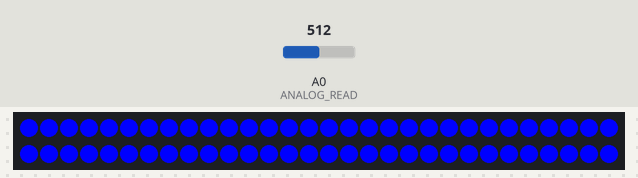
A sketch run on a simulated Arduino Uno, built with avr-gcc and run on an emulated ATmega328P. Parts: 60 RGB LEDs in strip order, left to right, continuing on the next row. Inputs (shaded band) come from the test bench; at power-on: A0 (ANALOG_READ) = 512.

Above: at 0.1 s.
At 2.29 s:
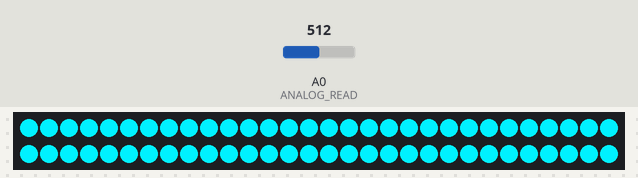
2.3 s: A0 (ANALOG_READ) set to 190
3.8 s: A0 (ANALOG_READ) set to 210
6.5 s: A0 (ANALOG_READ) set to 122
At 7.3 s:
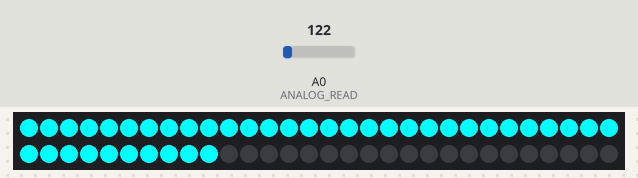
Timing chart, 0 to 9.5 s (numbered marks = the images above; inputs shaded):
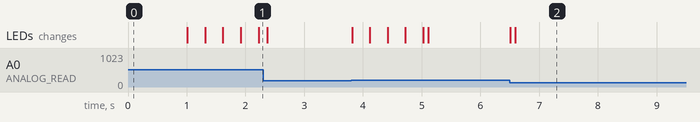

The sketch:

script_arduino_audio_reactive.ino
```cpp
#include <FastLED.h>
//La cantidad de LEDs en la configuración
#define NUM_LEDS 60
//El pin que controla los LEDs
#define LED_PIN 6
//El pin en el que leemos los valores del sensor
#define ANALOG_READ 0
// Valor bajo y valor máximo del micrófono confirmado
#define MIC_LOW 0.0
#define MIC_HIGH 200.0
//¿Cuántos valores anteriores del sensor afectan el promedio operativo?
#define AVGLEN 5
//Cuántos valores anteriores del sensor deciden si estamos en un pico/ALTO (por ejemplo, en una canción)
#define LONG_SECTOR 20
#define HIGH 3
#define NORMAL 2
//¿Cuánto tiempo mantenemos el sonido de "promedio actual", antes de reiniciar la medición?
#define MSECS 30 * 1000
#define CYCLES MSECS / DELAY
/*A veces las lecturas son incorrectas o extrañas. ¿Cuánto se permite una lectura?
desviarse del promedio para no ser descartado? **/
#define DEV_THRESH 0.8
//Retraso del bucle de Arduino
#define DELAY 1
float fscale( float originalMin, float originalMax, float newBegin, float newEnd, float inputValue, float curve);
void insert(int val, int *avgs, int len);
int compute_average(int *avgs, int len);
void visualize_music();
//Cuantos LEDs mostramos
int curshow = NUM_LEDS;
/*Todavía no se usa realmente. Pensado para poder cambiar entre sonido reactivo
modo, y pulsación de degradado general/color estático*/
int mode = 0;
//Mostrando diferentes colores según el modo.
int songmode = NORMAL;
//Medida de sonido promedio últimos CICLOS
unsigned long song_avg;
//La cantidad de iteraciones desde que se restableció el song_avg
int iter = 0;
// La velocidad a la que los LED se vuelven negros si no se vuelven a encender
float fade_scale = 1.2;
// Matriz de leds
CRGB leds[NUM_LEDS];
/* Promedio de sonido corto utilizado para "normalizar" los valores de entrada.
Usamos el promedio corto en lugar de usar la entrada del sensor directamente */
int avgs[AVGLEN] = {-1};
// Promedio de sonido más largo
int long_avg[LONG_SECTOR] = {-1};
//Hacer un seguimiento de la frecuencia y el tiempo que llegamos a un modo determinado
struct time_keeping {
  unsigned long times_start;
  short times;
};
//Cuánto aumentar o disminuir cada color en cada ciclo
struct color {
  int r;
  int g;
  int b;
};
struct time_keeping high;
struct color Color;
void setup() {
  Serial.begin(9600);
  // Configure todas las luces para asegurarse de que todas funcionen como se esperaba
  FastLED.addLeds<NEOPIXEL, LED_PIN>(leds, NUM_LEDS);
  for (int i = 0; i < NUM_LEDS; i++)
    leds[i] = CRGB(0, 0, 255);
  FastLED.show();
  delay(1000);
  //promedio de arranque con algunos valores bajos
  for (int i = 0; i < AVGLEN; i++) {
    insert(250, avgs, AVGLEN);
  }
  //Valores iniciales
  high.times = 0;
  high.times_start = millis();
  Color.r = 0;
  Color.g = 0;
  Color.b = 1;
}
/*Con esto podemos cambiar el modo si queremos implementar un general
característica de la lámpara, con, por ejemplo, pulsaciones generales. tal vez si el
el sonido es bajo por un tiempo? */
void loop() {
  switch(mode) {
    case 0:
      visualize_music();
      break;
    default:
      break;
  }
    delay(DELAY);
    // retraso entre lecturas para la estabilidad
}
/**Función para comprobar si la lámpara debe entrar en modo ALTO,
o volver a NORMAL si ya está en ALTO. Si los sensores reportan valores
que son superiores a 1,1 veces los valores medios, y esto ha ocurrido
más de 30 veces los últimos milisegundos, entrará en modo ALTO.
TODO: No está muy bien escrito, elimine los valores codificados y hágalo más
reutilizable y configurable. */

void check_high(int avg) {
  if (avg > (song_avg/iter * 1.1))  {
    if (high.times != 0) {
      if (millis() - high.times_start > 200.0) {
        high.times = 0;
        songmode = NORMAL;
      } else {
        high.times_start = millis();
        high.times++;
      }
    } else {
      high.times++;
      high.times_start = millis();

    }
  }
  if (high.times > 30 && millis() - high.times_start < 50.0)
    songmode = HIGH;
  else if (millis() - high.times_start > 200) {
    high.times = 0;
    songmode = NORMAL;
  }
}
//Función principal para visualizar los sonidos en la lámpara
void visualize_music() {
  int sensor_value, mapped, avg, longavg;
  //Valor real del sensor
  sensor_value = analogRead(ANALOG_READ);
  //Si es 0, descartar inmediatamente. Probablemente no esté bien y ahorre CPU.
  if (sensor_value == 0)
    return;
  // Descartar las lecturas que se desvían demasiado del promedio anterior.
  mapped = (float)fscale(MIC_LOW, MIC_HIGH, MIC_LOW, (float)MIC_HIGH, (float)sensor_value, 2.0);
  avg = compute_average(avgs, AVGLEN);
  if (((avg - mapped) > avg*DEV_THRESH)) //|| ((avg - mapped) < -avg*DEV_THRESH))
    return;
  //Insertar nuevo promedio valores
  insert(mapped, avgs, AVGLEN);
  insert(avg, long_avg, LONG_SECTOR);
  // Calcular el valor del sensor "promedio de la canción"
  song_avg += avg;
  iter++;
  if (iter > CYCLES) {
    song_avg = song_avg / iter;
    iter = 1;
  }
  longavg = compute_average(long_avg, LONG_SECTOR);
  //Comprobamos si entramos en modo ALTO
  check_high(longavg);
  if (songmode == HIGH) {
    fade_scale = 3;
    Color.r = 5;
    Color.g = 3;
    Color.b = -1;
  }
  else if (songmode == NORMAL) {
    fade_scale = 2;
    Color.r = -1;
    Color.b = 2;
    Color.g = 1;
  }
  //Decide cuántos de los LED se encenderán
  curshow = fscale(MIC_LOW, MIC_HIGH, 0.0, (float)NUM_LEDS, (float)avg, -1);
  /*Configurar los diferentes leds. Control de valores demasiado altos y demasiado bajos.
           Algo divertido para probar: no tenga en cuenta el desbordamiento en una dirección,
     ¡aparecen algunos efectos de luz interesantes! */
  for (int i = 0; i < NUM_LEDS; i++)
    //The leds we want to show
    if (i < curshow) {
      if (leds[i].r + Color.r > 255)
        leds[i].r = 255;
      else if (leds[i].r + Color.r < 0)
        leds[i].r = 0;
      else
        leds[i].r = leds[i].r + Color.r;

      if (leds[i].g + Color.g > 255)
        leds[i].g = 255;
      else if (leds[i].g + Color.g < 0)
        leds[i].g = 0;
      else
        leds[i].g = leds[i].g + Color.g;

      if (leds[i].b + Color.b > 255)
        leds[i].b = 255;
      else if (leds[i].b + Color.b < 0)
        leds[i].b = 0;
      else
        leds[i].b = leds[i].b + Color.b;

    //Todos los demás LED comienzan su viaje de desvanecimiento hacia la eventual oscuridad total
    } else {
      leds[i] = CRGB(leds[i].r/fade_scale, leds[i].g/fade_scale, leds[i].b/fade_scale);
    }
  FastLED.show();
}
// Calcular el promedio de una matriz int, dado el puntero de inicio y la longitud
int compute_average(int *avgs, int len) {
  int sum = 0;
  for (int i = 0; i < len; i++)
    sum += avgs[i];

  return (int)(sum / len);

}

//Insertar un valor en una matriz y desplazarlo hacia abajo eliminando
// el primer valor si la matriz ya está llena
void insert(int val, int *avgs, int len) {
  for (int i = 0; i < len; i++) {
    if (avgs[i] == -1) {
      avgs[i] = val;
      return;
    }
  }

  for (int i = 1; i < len; i++) {
    avgs[i - 1] = avgs[i];
  }
  avgs[len - 1] = val;
}

//Función importada de la web de arduino.
//Básicamente mapa, pero con una curva en la escala (puede ser no uniforme).
float fscale( float originalMin, float originalMax, float newBegin, float
    newEnd, float inputValue, float curve){

  float OriginalRange = 0;
  float NewRange = 0;
  float zeroRefCurVal = 0;
  float normalizedCurVal = 0;
  float rangedValue = 0;
  boolean invFlag = 0;


  // parámetro de la curva de condición
  // rango limite

  if (curve > 10) curve = 10;
  if (curve < -10) curve = -10;

  curve = (curve * -.1) ;
  curve = pow(10, curve);

  // Comprobar valores de entrada fuera de rango
  if (inputValue < originalMin) {
    inputValue = originalMin;
  }
  if (inputValue > originalMax) {
    inputValue = originalMax;
  }

  // Referencia cero los valores
  OriginalRange = originalMax - originalMin;
  if (newEnd > newBegin){
    NewRange = newEnd - newBegin;
  }
  else
  {
    NewRange = newBegin - newEnd;
    invFlag = 1;
  }
  zeroRefCurVal = inputValue - originalMin;
  normalizedCurVal  =  zeroRefCurVal / OriginalRange;
  if (originalMin > originalMax ) {
    return 0;
  }
  if (invFlag == 0){
    rangedValue =  (pow(normalizedCurVal, curve) * NewRange) + newBegin;

  }
  else
  {
    rangedValue =  newBegin - (pow(normalizedCurVal, curve) * NewRange);
  }
  return rangedValue;
}
```

Measured:
- after the input at 6.5 s, the LEDs: first change at once (image 2 shows a later state)
